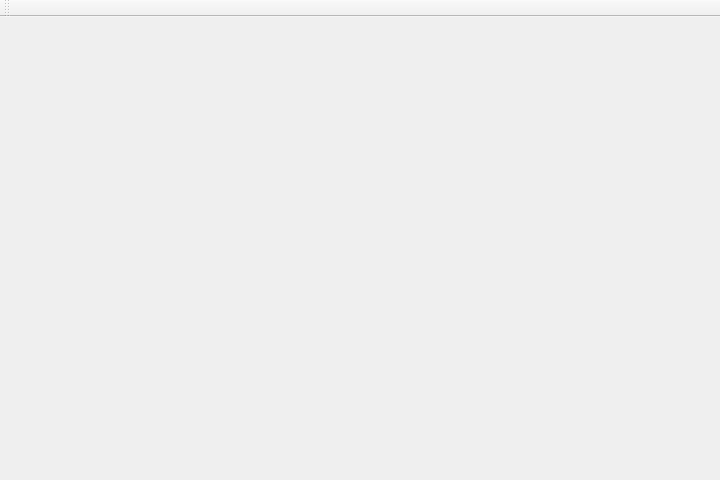
<?xml version="1.0" encoding="UTF-8"?>
<ui version="4.0">
 <class>MainWindow</class>
 <widget class="QMainWindow" name="MainWindow">
  <property name="geometry">
   <rect>
    <x>0</x>
    <y>0</y>
    <width>720</width>
    <height>480</height>
   </rect>
  </property>
  <property name="minimumSize">
   <size>
    <width>720</width>
    <height>480</height>
   </size>
  </property>
  <property name="maximumSize">
   <size>
    <width>720</width>
    <height>480</height>
   </size>
  </property>
  <property name="windowTitle">
   <string>MainWindow</string>
  </property>
  <widget class="QWidget" name="centralwidget">
   <layout class="QGridLayout" name="gridLayout_2" rowstretch="1" columnstretch="0"/>
  </widget>
  <widget class="QMenuBar" name="menubar">
   <property name="geometry">
    <rect>
     <x>0</x>
     <y>0</y>
     <width>720</width>
     <height>23</height>
    </rect>
   </property>
  </widget>
  <widget class="QToolBar" name="toolBar">
   <property name="windowTitle">
    <string>toolBar</string>
   </property>
   <attribute name="toolBarArea">
    <enum>TopToolBarArea</enum>
   </attribute>
   <attribute name="toolBarBreak">
    <bool>false</bool>
   </attribute>
  </widget>
 </widget>
 <resources/>
 <connections/>
</ui>
